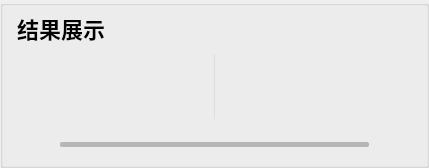
          <widget class="QGroupBox" name="groupBox_201">
           <property name="styleSheet">
            <string notr="true">#groupBox_201{
background-color: rgba(240, 240, 240, 200);
border: 0px solid #42adff;
border-left: 1px solid rgba(200, 200, 200,100);
border-right: 0px solid rgba(29, 83, 185, 255);
border-radius:0px;}</string>
           </property>
           <property name="title">
            <string/>
           </property>
           <layout class="QVBoxLayout" name="verticalLayout_4" stretch="0,1,0">
            <property name="topMargin">
             <number>0</number>
            </property>
            <property name="bottomMargin">
             <number>0</number>
            </property>
            <item>
             <widget class="QGroupBox" name="groupBox_3">
              <property name="minimumSize">
               <size>
                <width>0</width>
                <height>42</height>
               </size>
              </property>
              <property name="maximumSize">
               <size>
                <width>16777215</width>
                <height>42</height>
               </size>
              </property>
              <property name="styleSheet">
               <string notr="true">#groupBox_3{
border: 0px solid #42adff;
border-radius:0px;}</string>
              </property>
              <property name="title">
               <string/>
              </property>
              <layout class="QHBoxLayout" name="horizontalLayout_6">
               <property name="leftMargin">
                <number>0</number>
               </property>
               <property name="topMargin">
                <number>0</number>
               </property>
               <property name="rightMargin">
                <number>0</number>
               </property>
               <property name="bottomMargin">
                <number>0</number>
               </property>
               <item>
                <widget class="QLabel" name="label_6">
                 <property name="minimumSize">
                  <size>
                   <width>0</width>
                   <height>0</height>
                  </size>
                 </property>
                 <property name="maximumSize">
                  <size>
                   <width>16777215</width>
                   <height>40</height>
                  </size>
                 </property>
                 <property name="styleSheet">
                  <string notr="true">QLabel
{
	font-size: 22px;
	font-family: &quot;Microsoft YaHei&quot;;
	font-weight: bold;
 		border-radius:9px;
		background:rgba(66, 195, 255, 0);
color: rgb(0, 0, 0);
}
</string>
                 </property>
                 <property name="text">
                  <string>结果展示</string>
                 </property>
                </widget>
               </item>
               <item>
                <widget class="QLabel" name="label_28">
                 <property name="minimumSize">
                  <size>
                   <width>0</width>
                   <height>0</height>
                  </size>
                 </property>
                 <property name="maximumSize">
                  <size>
                   <width>16777215</width>
                   <height>40</height>
                  </size>
                 </property>
                 <property name="styleSheet">
                  <string notr="true">QLabel{
	font-family: &quot;DejaVu Sans Mono&quot;;
	font-size: 15px;
	color: #e1e1e1;}</string>
                 </property>
                 <property name="text">
                  <string/>
                 </property>
                </widget>
               </item>
               <item>
                <spacer name="horizontalSpacer_14">
                 <property name="orientation">
                  <enum>Qt::Horizontal</enum>
                 </property>
                 <property name="sizeHint" stdset="0">
                  <size>
                   <width>40</width>
                   <height>20</height>
                  </size>
                 </property>
                </spacer>
               </item>
               <item>
                <widget class="QLabel" name="fps_label">
                 <property name="minimumSize">
                  <size>
                   <width>100</width>
                   <height>40</height>
                  </size>
                 </property>
                 <property name="maximumSize">
                  <size>
                   <width>100</width>
                   <height>40</height>
                  </size>
                 </property>
                 <property name="styleSheet">
                  <string notr="true">QLabel
{
	font-size: 20px;
	font-family: &quot;Microsoft YaHei&quot;;
	font-weight: bold;
 		border-radius:9px;
		background:rgba(66, 195, 255, 0);
color: rgb(50, 50, 50);
}
</string>
                 </property>
                 <property name="text">
                  <string/>
                 </property>
                 <property name="alignment">
                  <set>Qt::AlignCenter</set>
                 </property>
                </widget>
               </item>
              </layout>
             </widget>
            </item>
            <item>
             <widget class="QSplitter" name="splitter">
              <property name="enabled">
               <bool>true</bool>
              </property>
              <property name="styleSheet">
               <string notr="true">#splitter::handle{background: 1px solid  rgba(200, 200, 200,100);}</string>
              </property>
              <property name="frameShape">
               <enum>QFrame::NoFrame</enum>
              </property>
              <property name="lineWidth">
               <number>10</number>
              </property>
              <property name="orientation">
               <enum>Qt::Horizontal</enum>
              </property>
              <property name="handleWidth">
               <number>1</number>
              </property>
              <widget class="Label_click_Mouse" name="raw_video">
               <property name="enabled">
                <bool>true</bool>
               </property>
               <property name="sizePolicy">
                <sizepolicy hsizetype="Ignored" vsizetype="Ignored">
                 <horstretch>0</horstretch>
                 <verstretch>0</verstretch>
                </sizepolicy>
               </property>
               <property name="minimumSize">
                <size>
                 <width>200</width>
                 <height>0</height>
                </size>
               </property>
               <property name="font">
                <font>
                 <family>微软雅黑</family>
                 <pointsize>36</pointsize>
                </font>
               </property>
               <property name="cursor">
                <cursorShape>ArrowCursor</cursorShape>
               </property>
               <property name="styleSheet">
                <string notr="true">color: rgb(218, 218, 218);
</string>
               </property>
               <property name="text">
                <string/>
               </property>
               <property name="scaledContents">
                <bool>false</bool>
               </property>
               <property name="alignment">
                <set>Qt::AlignCenter</set>
               </property>
              </widget>
              <widget class="Label_click_Mouse" name="out_video">
               <property name="enabled">
                <bool>true</bool>
               </property>
               <property name="sizePolicy">
                <sizepolicy hsizetype="Ignored" vsizetype="Ignored">
                 <horstretch>0</horstretch>
                 <verstretch>0</verstretch>
                </sizepolicy>
               </property>
               <property name="minimumSize">
                <size>
                 <width>200</width>
                 <height>0</height>
                </size>
               </property>
               <property name="font">
                <font>
                 <family>微软雅黑</family>
                 <pointsize>36</pointsize>
                </font>
               </property>
               <property name="cursor">
                <cursorShape>ArrowCursor</cursorShape>
               </property>
               <property name="styleSheet">
                <string notr="true">color: rgb(218, 218, 218);
</string>
               </property>
               <property name="text">
                <string/>
               </property>
               <property name="scaledContents">
                <bool>false</bool>
               </property>
               <property name="alignment">
                <set>Qt::AlignCenter</set>
               </property>
              </widget>
             </widget>
            </item>
            <item>
             <layout class="QHBoxLayout" name="horizontalLayout_12">
              <property name="rightMargin">
               <number>0</number>
              </property>
              <item>
               <widget class="QPushButton" name="runButton">
                <property name="minimumSize">
                 <size>
                  <width>40</width>
                  <height>40</height>
                 </size>
                </property>
                <property name="styleSheet">
                 <string notr="true">QPushButton {
border-style: solid;
border-width: 0px;
border-radius: 0px;
background-color: rgba(223, 223, 223, 0);
}
QPushButton::focus{outline: none;}
QPushButton::hover {
border-style: solid;
border-width: 0px;
border-radius: 0px;
background-color: rgba(223, 223, 223, 150);}</string>
                </property>
                <property name="text">
                 <string/>
                </property>
                <property name="icon">
                 <iconset resource="resoures.qrc">
                  <normaloff>:/img/icon/运行.png</normaloff>
                  <normalon>:/img/icon/暂停.png</normalon>
                  <disabledoff>:/img/icon/运行.png</disabledoff>
                  <disabledon>:/img/icon/暂停.png</disabledon>
                  <activeoff>:/img/icon/运行.png</activeoff>
                  <activeon>:/img/icon/暂停.png</activeon>
                  <selectedoff>:/img/icon/运行.png</selectedoff>
                  <selectedon>:/img/icon/暂停.png</selectedon>:/img/icon/运行.png</iconset>
                </property>
                <property name="iconSize">
                 <size>
                  <width>30</width>
                  <height>30</height>
                 </size>
                </property>
                <property name="checkable">
                 <bool>true</bool>
                </property>
               </widget>
              </item>
              <item>
               <widget class="QProgressBar" name="progressBar">
                <property name="maximumSize">
                 <size>
                  <width>16777215</width>
                  <height>5</height>
                 </size>
                </property>
                <property name="styleSheet">
                 <string notr="true">QProgressBar{ color: rgb(255, 255, 255); font:12pt; border-radius:2px; text-align:center; border:none; background-color: rgba(100, 100, 100,100);} 
QProgressBar:chunk{ border-radius:0px; background: rgba(55, 55, 55, 200);}</string>
                </property>
                <property name="maximum">
                 <number>1000</number>
                </property>
                <property name="value">
                 <number>0</number>
                </property>
                <property name="textVisible">
                 <bool>false</bool>
                </property>
               </widget>
              </item>
              <item>
               <widget class="QPushButton" name="stopButton">
                <property name="minimumSize">
                 <size>
                  <width>40</width>
                  <height>40</height>
                 </size>
                </property>
                <property name="styleSheet">
                 <string notr="true">QPushButton {
border-style: solid;
border-width: 0px;
border-radius: 0px;
background-color: rgba(223, 223, 223, 0);
}
QPushButton::focus{outline: none;}
QPushButton::hover {
border-style: solid;
border-width: 0px;
border-radius: 0px;
background-color: rgba(223, 223, 223, 150);}</string>
                </property>
                <property name="text">
                 <string/>
                </property>
                <property name="icon">
                 <iconset resource="resoures.qrc">
                  <normaloff>:/img/icon/终止.png</normaloff>:/img/icon/终止.png</iconset>
                </property>
                <property name="iconSize">
                 <size>
                  <width>30</width>
                  <height>30</height>
                 </size>
                </property>
               </widget>
              </item>
             </layout>
            </item>
           </layout>
          </widget>
